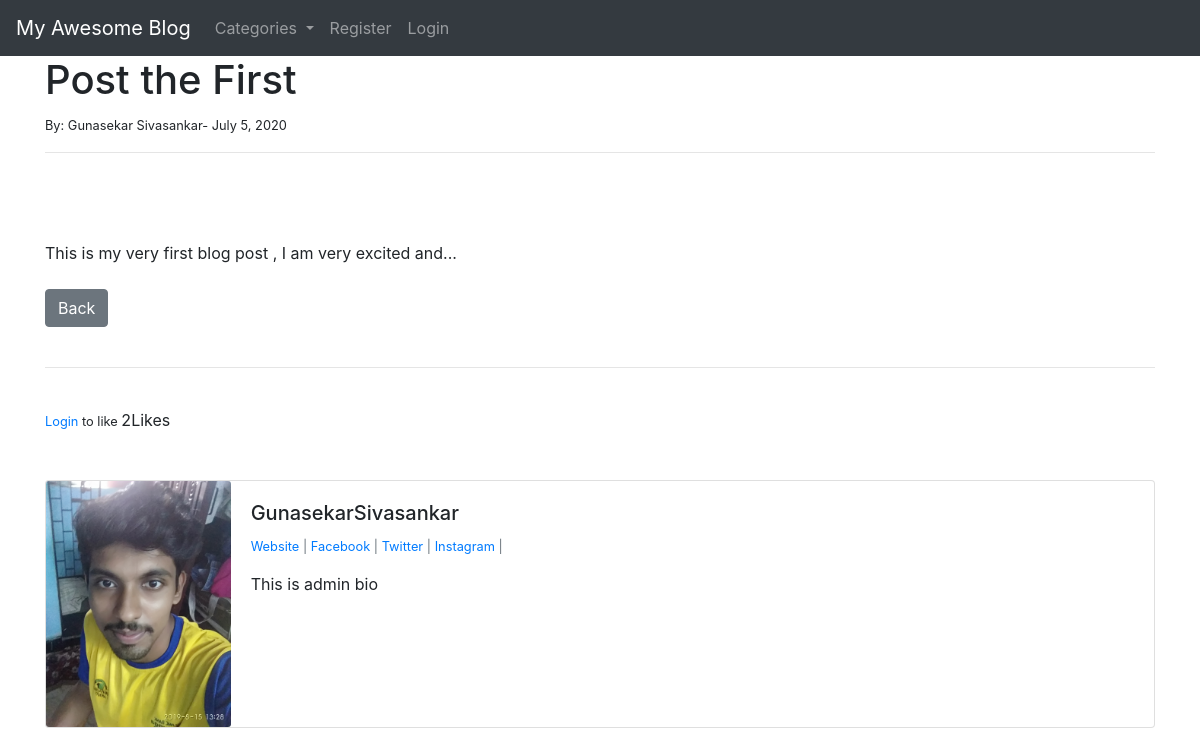
The app's page /article/1 with its own data.
### theblog/models.py (models this page shows, shortened)
class Post(models.Model):
    title = models.CharField(max_length=255)
    header_image = models.ImageField(null=True, blank=True, upload_to="images/")
    title_tag = models.CharField(max_length=255)
    author = models.ForeignKey(User, on_delete=models.CASCADE)
    body = RichTextField(blank=True, null=True)
    post_date = models.DateField(auto_now_add=True)
    category = models.CharField(max_length=255, default='Coding')
    snippet = models.CharField(max_length=255)
    likes = models.ManyToManyField(User, related_name='blog_posts')
    def total_likes(self):
        return self.likes.count()

class Profile(models.Model):
    user = models.OneToOneField(User, null=True, on_delete=models.CASCADE)
    bio = models.TextField()
    profile_pic = models.ImageField(null=True, blank=True, upload_to="images/profile/")
    website_url = models.CharField(max_length=255, null=True, blank=True)
    facebook_url = models.CharField(max_length=255, null=True, blank=True)
    twitter_url = models.CharField(max_length=255, null=True, blank=True)
    instagram_url = models.CharField(max_length=255, null=True, blank=True)
    pinterest_url = models.CharField(max_length=255, null=True, blank=True)

### theblog/views.py (the view)
# urls.py: path('article/<int:pk>', ArticleDetailView.as_view(), name='article-detail'),
class ArticleDetailView(DetailView):
    model = Post
    template_name = 'article_detail.html'
    def get_context_data(self, *args, **kwargs):
        cat_menu  = Category.objects.all()
        context = super(ArticleDetailView, self).get_context_data(*args, **kwargs)
        stuff = get_object_or_404(Post, id=self.kwargs['pk'])
        total_likes = stuff.total_likes()
        liked = False
        if stuff.likes.filter(id=self.request.user.id).exists():
            liked =True
        context["cat_menu"] = cat_menu
        context['total_likes'] = total_likes
        context['liked'] = liked
        return context

### theblog/models.py (called while the page is built)
    def __str__(self):
        return self.name

### theblog/templates/article_detail.html (shortened to what this page needs)
{% extends 'base.html' %}
{% load static %}
{% block content %}
<h1>{{ post.title}}</h1>
<small>By:
  {{post.author.first_name}}
  {{post.author.last_name}}-
  {{post.post_date}}
</small><br>
<hr>
<br>
<br><br>
{{post.body|safe }}
<br>
<br>
<a  class="btn btn-secondary" href="{% url 'home' %}" >Back</a>
<br>
<br>
<hr>
<br>
<form action="{% url 'like_post' post.pk %}" method="post">
  {% if user.is_authenticated %}
 {% if liked %}
  <button type="submit" name="post_id" value="{{post.id}}" class="btn btn-danger btn-sm">Unlike</button> -
  {% else %}
    <button type="submit" name="post_id" value="{{post.id}}" class="btn btn-primary btn-sm">Like</button> -
   {% endif %}
   {% else %}
  <small> <a href="{% url 'login' %}">Login</a> to like </small>
    {% endif %}
  {{total_likes}}Likes
</form>
<br>
<br>
<div class="card mb-3">
  <div class="row no-gutters">
    <div class="col-md-2">
        {% if post.author.profile.profile_pic %}
      <img src="{{post.author.profile.profile_pic.url}}" class="card-img" alt="...">
{% else %}
         <img src="{% static 'theblog/images/user.png' %}" class="card-img" alt="...">
        {% endif %}
    </div>
    <div class="col-md-10">
      <div class="card-body">
        <h5 class="card-title">{{post.author.first_name}}{{post.author.last_name}}</h5>
          <p class="small text-muted">
              {% if post.author.profile.website_url %}
              <a href="{{post.author.profile.website_url}}">Website </a>|
              {% endif %}
               {% if post.author.profile.facebook_url %}
              <a href="{post.author.profile.facebook_url}}">Facebook </a>|
                            {% endif %}
                   {% if post.author.profile.twitter_url %}
                  <a href="{post.author.profile.twitter_url}}">Twitter </a> |
                            {% endif %}
               {% if post.author.profile.instagram_url %}
                  <a href="{post.author.profile.instagram_url}}">Instagram </a>|
                            {% endif %}
          </p>
        <p class="card-text">{{post.author.profile.bio}}</p>
      </div>
    </div>
  </div>
</div>
  {% endblock %}

### records on screen
Post: title "Post the First", author.first_name "Gunasekar", author.last_name "Sivasankar", post_date "July 5, 2020", body "This is my very first blog post , I am very excited and...", author.profile.profile_pic (picture), author.profile.bio "This is admin bio"

### other values on screen
{{ total_likes }} "2"
